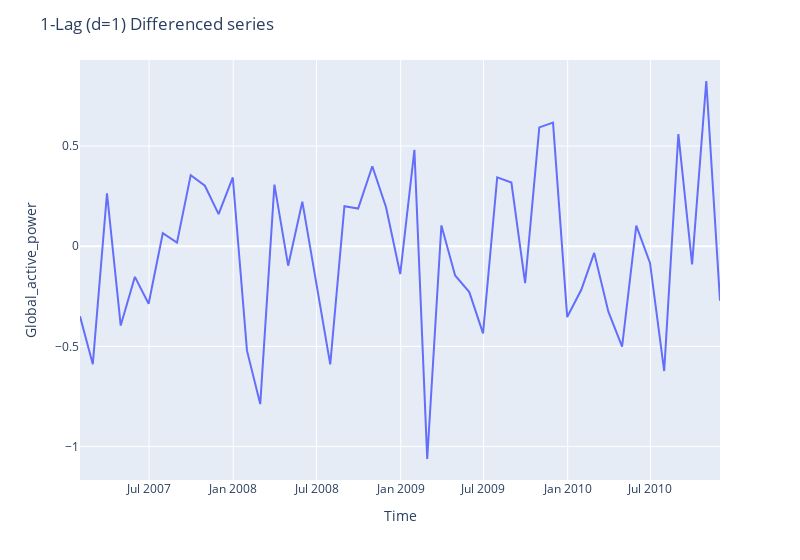

Source (notebook cell):
### Code cell
run_sequence_plot(
    diff_series.index, diff_series, "1-Lag (d=1) Differenced series", "Time", f"{var}"
)
